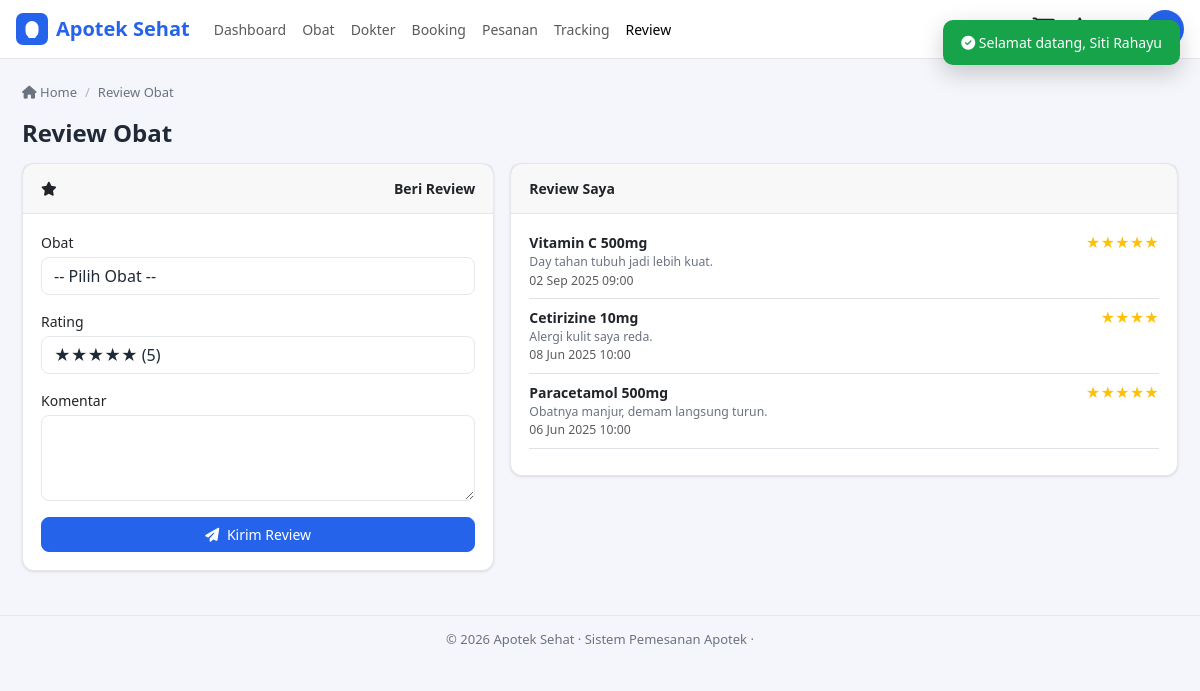
/user/review/index.php (signed in), run on the app's committed database.
### tables this page shows
CREATE TABLE IF NOT EXISTS review (
  id_review  INT(11) UNSIGNED NOT NULL AUTO_INCREMENT,
  id_user    INT(11) UNSIGNED NOT NULL,
  id_obat    INT(11) UNSIGNED NOT NULL,
  rating     TINYINT(1) NOT NULL DEFAULT 5,
  komentar   TEXT DEFAULT NULL,
  tanggal    DATETIME NOT NULL DEFAULT CURRENT_TIMESTAMP,
  PRIMARY KEY (id_review),
  KEY fk_review_user (id_user),
  KEY fk_review_obat (id_obat),
  CONSTRAINT fk_review_user FOREIGN KEY (id_user) REFERENCES users (id_user)
    ON DELETE CASCADE ON UPDATE CASCADE,
  CONSTRAINT fk_review_obat FOREIGN KEY (id_obat) REFERENCES obat (id_obat)
    ON DELETE CASCADE ON UPDATE CASCADE
);

CREATE TABLE IF NOT EXISTS obat (
  id_obat        INT(11) UNSIGNED NOT NULL AUTO_INCREMENT,
  kode_obat      VARCHAR(20) NOT NULL,
  nama_obat      VARCHAR(150) NOT NULL,
  id_kategori    INT(11) UNSIGNED DEFAULT NULL,
  id_supplier    INT(11) UNSIGNED DEFAULT NULL,
  harga          DECIMAL(12,2) NOT NULL DEFAULT 0,
  stok           INT(11) NOT NULL DEFAULT 0,
  deskripsi      TEXT DEFAULT NULL,
  gambar         VARCHAR(255) DEFAULT NULL,
  tanggal_expired DATE DEFAULT NULL,
  created_at     DATETIME NOT NULL DEFAULT CURRENT_TIMESTAMP,
  PRIMARY KEY (id_obat),
  UNIQUE KEY unik_kode_obat (kode_obat),
  KEY fk_obat_kategori (id_kategori),
  KEY fk_obat_supplier (id_supplier),
  CONSTRAINT fk_obat_kategori FOREIGN KEY (id_kategori) REFERENCES kategori_obat (id_kategori)
    ON DELETE SET NULL ON UPDATE CASCADE,
  CONSTRAINT fk_obat_supplier FOREIGN KEY (id_supplier) REFERENCES supplier (id_supplier)
    ON DELETE SET NULL ON UPDATE CASCADE
);

### functions/functions.php (called while the page is built, shortened)
<?php
function e($str) {
    return htmlspecialchars((string)($str ?? ''), ENT_QUOTES, 'UTF-8');
}
function tgl_waktu($datetime) {
    return date('d M Y H:i', strtotime($datetime));
}

### user/review/index.php (the view, shortened to what this page needs)
<?php
require_once '../../config/koneksi.php';
$uid = $_SESSION['user']['id_user'];
$my = $pdo->prepare("SELECT r.*, o.nama_obat FROM review r JOIN obat o ON o.id_obat=r.id_obat WHERE r.id_user=? ORDER BY r.tanggal DESC");
$my->execute([$uid]);
$my = $my->fetchAll();
require_once '../../includes/header_user.php';
?>
<div class="row g-3">
    <div class="col-lg-5">
        <div class="card sticky-summary">
            <div class="card-header"><i class="fas fa-star me-2"></i>Beri Review</div>
            <div class="card-body">
                <form method="post">
                    <div class="mb-3"><label class="form-label">Obat</label>
                        <select name="id_obat" class="form-select" required>
                            <option value="">-- Pilih Obat --</option>
                        </select></div>
                    <div class="mb-3"><label class="form-label">Rating</label>
                        <select name="rating" class="form-select" required>
                            <option value="5">★★★★★ (5)</option>
                        </select></div>
                    <div class="mb-3"><label class="form-label">Komentar</label>
                        <textarea name="komentar" class="form-control" rows="3" required></textarea></div>
                    <button class="btn btn-primary w-100"><i class="fas fa-paper-plane me-1"></i> Kirim Review</button>
                </form>
            </div>
        </div>
    </div>
    <div class="col-lg-7">
        <div class="card">
            <div class="card-header">Review Saya</div>
            <div class="card-body">
                <?php foreach ($my as $rv): ?>
                <div class="mb-2 pb-2 border-bottom">
                    <div class="d-flex justify-content-between"><strong><?= e($rv['nama_obat']) ?></strong><span class="text-warning"><?= str_repeat('★', $rv['rating']) ?></span></div>
                    <div class="small text-muted-2"><?= e($rv['komentar']) ?></div>
                    <div class="small text-muted"><?= tgl_waktu($rv['tanggal']) ?></div>
                </div>
                <?php endforeach; ?>
            </div>
        </div>
    </div>
</div>
<?php require_once '../../includes/footer_user.php'; ?>

### assets/css/style.css (style rules this page uses)
:root { --primary: #2563eb; --primary-dark: #1d4ed8; --primary-light: #dbeafe; --bg: #f4f6fb; --surface: #ffffff; --text: #1f2937; --text-muted: #6b7280; --border: #e5e7eb; --sidebar-bg: #1e293b; --sidebar-text: #cbd5e1; --success: #16a34a; --danger: #dc2626; --warning: #f59e0b; --info: #0ea5e9; --shadow: 0 1px 3px rgba(0,0,0,.08), 0 1px 2px rgba(0,0,0,.04); --radius: 12px; }
* { box-sizing: border-box; }
body { background: var(--bg); color: var(--text); font-family: 'Segoe UI', system-ui, -apple-system, sans-serif; margin: 0; font-size: 14px; }
.card, .card-body, .card-header, .alert, .modal-body, .modal-header, .modal-footer, .dropdown-menu, .dropdown-item { overflow-wrap: anywhere; word-break: break-word; }
.card { background: var(--surface); border: 1px solid var(--border); border-radius: var(--radius); box-shadow: var(--shadow); margin-bottom: 20px; }
.card-header { padding: 14px 18px; border-bottom: 1px solid var(--border); font-weight: 600; display: flex; justify-content: space-between; align-items: center; }
.card-body { padding: 18px; }
.btn-primary, .btn-success, .btn-danger, .btn-warning, .btn-info, .btn-secondary, .btn-outline-primary { border-radius: 8px; font-size: 14px; }
.btn-primary { background: var(--primary); border-color: var(--primary); }
.form-control, .form-select { background: var(--surface); border-color: var(--border); color: var(--text); border-radius: 8px; }
.form-label { font-weight: 500; margin-bottom: 4px; }
.text-muted-2 { color: var(--text-muted); }
.sticky-summary { position: sticky; top: 80px; }

### data on the page
review: id_obat.nama_obat "Vitamin C 500mg", rating "★★★★★", komentar "Day tahan tubuh jadi lebih kuat.", tanggal "02 Sep 2025 09:00"
review: id_obat.nama_obat "Cetirizine 10mg", rating "★★★★", komentar "Alergi kulit saya reda.", tanggal "08 Jun 2025 10:00"
review: id_obat.nama_obat "Paracetamol 500mg", rating "★★★★★", komentar "Obatnya manjur, demam langsung turun.", tanggal "06 Jun 2025 10:00"

### other printed values
$page_title "Review Obat"
